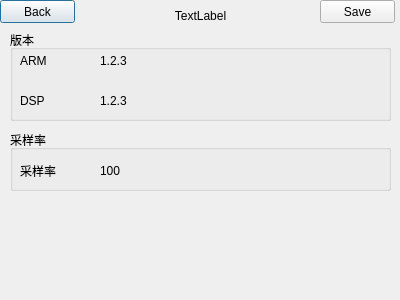
<?xml version="1.0" encoding="UTF-8"?>
<ui version="4.0">
 <class>VersionSet</class>
 <widget class="QDialog" name="VersionSet">
  <property name="geometry">
   <rect>
    <x>0</x>
    <y>0</y>
    <width>400</width>
    <height>300</height>
   </rect>
  </property>
  <property name="windowTitle">
   <string>版本</string>
  </property>
  <widget class="QLabel" name="label">
   <property name="geometry">
    <rect>
     <x>0</x>
     <y>0</y>
     <width>401</width>
     <height>31</height>
    </rect>
   </property>
   <property name="text">
    <string>TextLabel</string>
   </property>
   <property name="alignment">
    <set>Qt::AlignCenter</set>
   </property>
  </widget>
  <widget class="QPushButton" name="pushButton_back">
   <property name="geometry">
    <rect>
     <x>0</x>
     <y>0</y>
     <width>75</width>
     <height>23</height>
    </rect>
   </property>
   <property name="text">
    <string>Back</string>
   </property>
  </widget>
  <widget class="QPushButton" name="pushButton_save">
   <property name="geometry">
    <rect>
     <x>320</x>
     <y>0</y>
     <width>75</width>
     <height>23</height>
    </rect>
   </property>
   <property name="text">
    <string>Save</string>
   </property>
  </widget>
  <widget class="QGroupBox" name="groupBox_ver">
   <property name="geometry">
    <rect>
     <x>10</x>
     <y>30</y>
     <width>381</width>
     <height>91</height>
    </rect>
   </property>
   <property name="title">
    <string>版本</string>
   </property>
   <widget class="QLabel" name="label_2">
    <property name="geometry">
     <rect>
      <x>10</x>
      <y>20</y>
      <width>61</width>
      <height>21</height>
     </rect>
    </property>
    <property name="text">
     <string>ARM</string>
    </property>
   </widget>
   <widget class="QLabel" name="label_3">
    <property name="geometry">
     <rect>
      <x>10</x>
      <y>60</y>
      <width>61</width>
      <height>21</height>
     </rect>
    </property>
    <property name="text">
     <string>DSP</string>
    </property>
   </widget>
   <widget class="QLabel" name="label_arm">
    <property name="geometry">
     <rect>
      <x>90</x>
      <y>20</y>
      <width>271</width>
      <height>21</height>
     </rect>
    </property>
    <property name="text">
     <string>1.2.3</string>
    </property>
   </widget>
   <widget class="QLabel" name="label_dsp">
    <property name="geometry">
     <rect>
      <x>90</x>
      <y>60</y>
      <width>261</width>
      <height>21</height>
     </rect>
    </property>
    <property name="text">
     <string>1.2.3</string>
    </property>
   </widget>
  </widget>
  <widget class="QGroupBox" name="groupBox_rate">
   <property name="geometry">
    <rect>
     <x>10</x>
     <y>130</y>
     <width>381</width>
     <height>61</height>
    </rect>
   </property>
   <property name="title">
    <string>采样率</string>
   </property>
   <widget class="QLabel" name="label_6">
    <property name="geometry">
     <rect>
      <x>10</x>
      <y>30</y>
      <width>61</width>
      <height>21</height>
     </rect>
    </property>
    <property name="text">
     <string>采样率</string>
    </property>
   </widget>
   <widget class="QLabel" name="label_rate">
    <property name="geometry">
     <rect>
      <x>90</x>
      <y>30</y>
      <width>271</width>
      <height>21</height>
     </rect>
    </property>
    <property name="text">
     <string>100</string>
    </property>
   </widget>
  </widget>
 </widget>
 <resources/>
 <connections/>
</ui>
